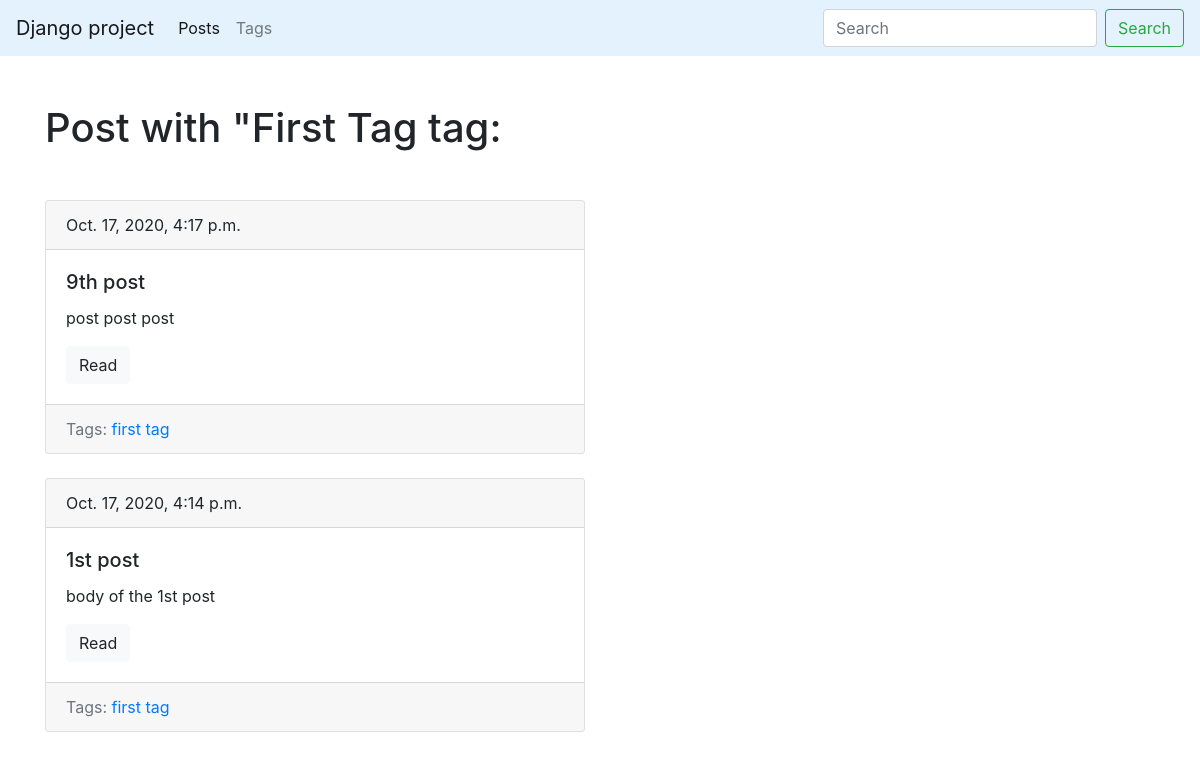
Page /blog/tag/first-tag/ on the committed database.
### blog/models.py (models this page shows, shortened)
class Tag(models.Model):
    title = models.CharField(max_length=50)
    slug = models.SlugField(max_length=50, unique=True)
    def get_absolute_url(self):
        return reverse('tag_detail_url', kwargs={'slug': self.slug})
    class Meta:
        ordering = ['title']

class Post(models.Model):
    title = models.CharField(max_length=150, db_index=True)
    slug = models.SlugField(max_length=150, blank=True, unique=True)
    body = models.TextField(blank=True, db_index=True)
    tags = models.ManyToManyField('Tag', blank=True, related_name='posts')
    date_pub = models.DateTimeField(auto_now_add=True)
    def get_absolute_url(self):
        return reverse('post_detail_url', kwargs={'slug': self.slug})
    class Meta:
        ordering = ['-date_pub']

### blog/views.py (the view)
# urls.py: path('tag/<str:slug>/', TagDetail.as_view(), name='tag_detail_url'),
class TagDetail(ObjectDetailMixin, View):
    model = Tag
    template = 'blog/tag_detail.html'

### blog/utils.py (called while the page is built)
    def get(self, request, slug):
        obj = get_object_or_404(self.model, slug__iexact=slug)
        return render(request, self.template, context={self.model.__name__.lower(): obj,
                                                       'admin_object': obj,
                                                       'detail': True})

### blog/templates/blog/tag_detail.html (shortened to what this page needs)
{% extends 'blog/base_blog.html' %}
{% block content %}
    <h1 class="mb-5">
        Post with "{{tag.title|title}} tag:
    </h1>
    {% for post in tag.posts.all %}
        {% include 'blog/includes/post_card_template.html' %}
    {% endfor %}
{% endblock %}}

### blog/templates/blog/base_blog.html (shortened to what this page needs)
{% extends 'base.html' %}

### templates/base.html (shortened to what this page needs)
{% load static %}
<!doctype html>
<html lang="en">
<head>
    <link rel="stylesheet" href="https://stackpath.bootstrapcdn.com/bootstrap/4.5.2/css/bootstrap.min.css">
    <link rel="stylesheet" href="{% static 'css/styles.css' %}">
</head>
<body>
<nav class="navbar navbar-expand-lg navbar-light"  style="background-color: #e3f2fd;">
    <a class="navbar-brand" href="#">Django project</a>
    <div class="collapse navbar-collapse" id="navbarTogglerDemo02">
        <ul class="navbar-nav mr-auto mt-2 mt-lg-0">
            <li class="nav-item active">
                <a class="nav-link" href="{% url 'posts_list_url' %}">Posts</a>
            </li>
            <li class="nav-item">
                <a class="nav-link" href="{% url 'tags_list_url' %}">Tags</a>
            </li>
        </ul>
        <form class="form-inline my-2 my-lg-0" action="{% url 'posts_list_url' %}">
            <input class="form-control mr-sm-2" type="search" placeholder="Search" name="search">
            <button class="btn btn-outline-success my-2 my-sm-0" type="submit">Search</button>
        </form>
    </div>
</nav>
<div class="container mt-5">
    <div class="row">
        <div class="col-6 ofset-md-2">
            {% block content %}{% endblock %}
        </div>
    </div>
</div>
</body>
</html>

### blog/templates/blog/includes/post_card_template.html
<div class="card mb-4">
    <div class="card-header">
        {{ post.date_pub }}
    </div>
    <div class="card-body">
        <h5 class="card-title">{{post.title}}</h5>
        <p class="card-text">{{post.body|truncatewords:15}}</p>
        <a href="{{ post.get_absolute_url }}" class="btn btn-light">Read</a>
    </div>
    <div class="card-footer text-muted">
        Tags:
        {%for tag in post.tags.all %}
        <a href="{{ tag.get_absolute_url }}">{{ tag.title }}</a>
        {% endfor %}
    </div>
</div>

### rows in the picture
Tag: title "First Tag", title "first tag"
Post: date_pub "Oct. 17, 2020, 4:17 p.m.", title "9th post", body "post post post"
Post: date_pub "Oct. 17, 2020, 4:14 p.m.", title "1st post", body "body of the 1st post"
